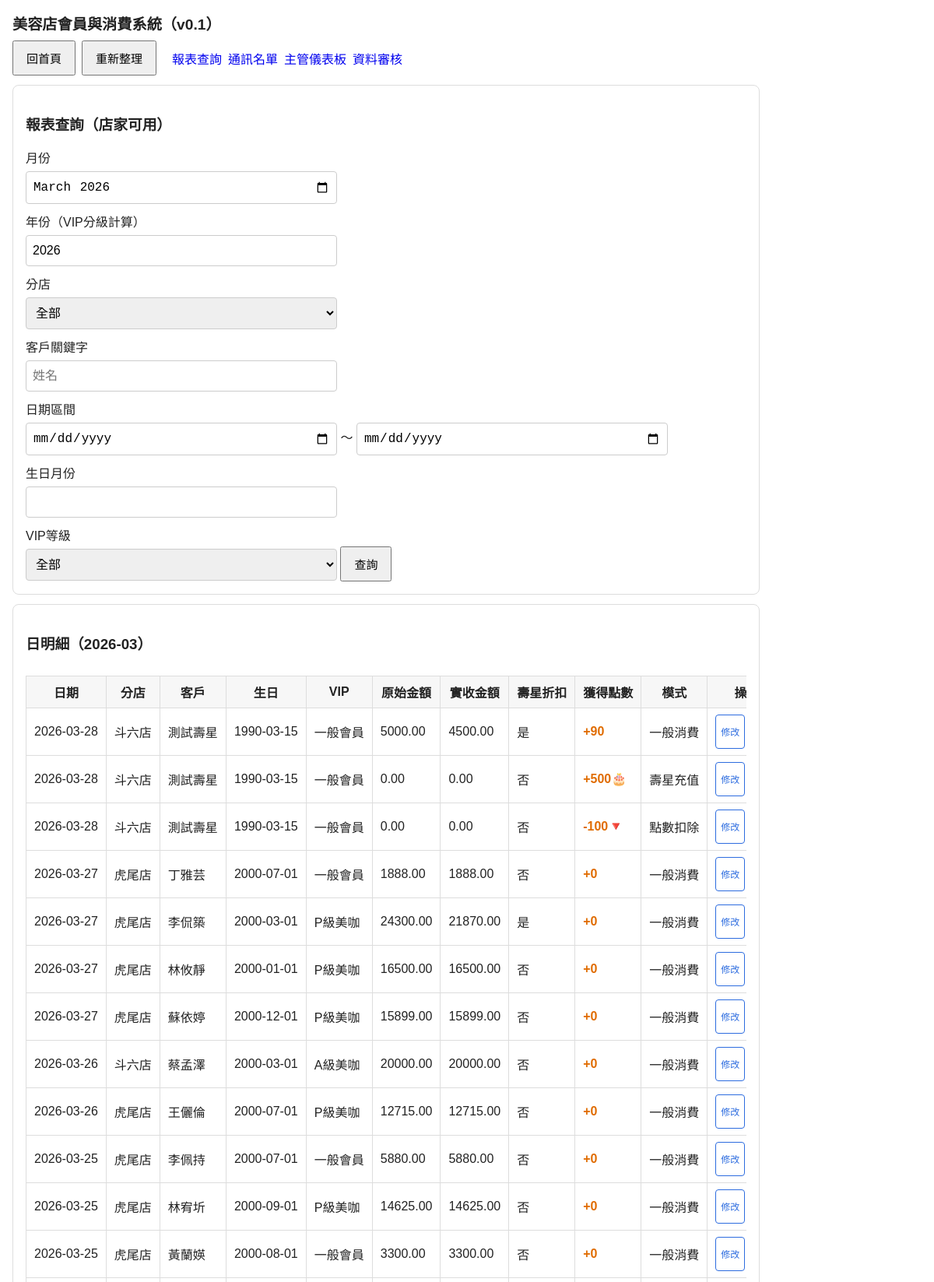
Screenshot of /report (upper part) with the database file from the repository.
### tables this page shows
CREATE TABLE transactions (
            id INTEGER PRIMARY KEY AUTOINCREMENT,
            customer_id INTEGER NOT NULL,
            store_id TEXT NOT NULL,
            txn_date TEXT NOT NULL,
            month_key TEXT NOT NULL,
            amount REAL NOT NULL,
            birthday_discount_applied INTEGER NOT NULL DEFAULT 0,
            final_amount REAL NOT NULL,
            created_at TEXT NOT NULL, cashback REAL NOT NULL DEFAULT 0, coins_earned INTEGER NOT NULL DEFAULT 0, coins_redeemed INTEGER NOT NULL DEFAULT 0, recharge_plan TEXT DEFAULT NULL, recharge_amount REAL DEFAULT NULL, entry_mode TEXT NOT NULL DEFAULT 'normal',
            FOREIGN KEY(customer_id) REFERENCES customers(id),
            FOREIGN KEY(store_id) REFERENCES stores(id)
        );

CREATE TABLE stores (
            id TEXT PRIMARY KEY,
            name TEXT NOT NULL
        );

CREATE TABLE customers (
            id INTEGER PRIMARY KEY AUTOINCREMENT,
            name TEXT NOT NULL,
            birthday TEXT NOT NULL,
            created_at TEXT NOT NULL, phone TEXT DEFAULT "", coin_balance INTEGER NOT NULL DEFAULT 0,
            UNIQUE(name, birthday)
        );

### app.py (the view)
@app.route("/report")
def report():
    db = get_db()
    month = request.args.get("month", date.today().strftime("%Y-%m"))
    year = request.args.get("year", month[:4])
    store_id = request.args.get("store_id", "").strip()
    q = request.args.get("q", "").strip()
    start_date = request.args.get("start_date", "").strip()
    end_date = request.args.get("end_date", "").strip()
    birthday_month = request.args.get("birthday_month", "").strip()
    vip_tier = request.args.get("vip_tier", "").strip()
    where = ["1=1"]
    params: list[Any] = []
    where.append("t.month_key = ?")
    params.append(month)
    if store_id:
        where.append("t.store_id = ?")
        params.append(store_id)
    if q:
        where.append("c.name LIKE ?")
        params.append(f"%{q}%")
    if start_date:
        where.append("t.txn_date >= ?")
        params.append(start_date)
    if end_date:
        where.append("t.txn_date <= ?")
        params.append(end_date)
    if birthday_month:
        where.append("substr(c.birthday,6,2) = ?")
        params.append(birthday_month.zfill(2))
    coins_earned_expr = "t.coins_earned" if has_column(db, 'transactions', 'coins_earned') else "0"
    coins_redeemed_expr = "t.coins_redeemed" if has_column(db, 'transactions', 'coins_redeemed') else "0"
    entry_mode_expr = "t.entry_mode" if has_column(db, 'transactions', 'entry_mode') else "'normal'"
    recharge_plan_expr = "t.recharge_plan" if has_column(db, 'transactions', 'recharge_plan') else "NULL"
    recharge_amount_expr = "t.recharge_amount" if has_column(db, 'transactions', 'recharge_amount') else "NULL"
    sql = f"""
        SELECT t.id, t.txn_date, t.customer_id, s.id AS store_id, s.name AS store_name,
               c.name AS customer_name, c.birthday,
               t.amount, t.final_amount, t.birthday_discount_applied,
               {coins_earned_expr} AS coins_earned,
               {coins_redeemed_expr} AS coins_redeemed,
               {entry_mode_expr} AS entry_mode,
               {recharge_plan_expr} AS recharge_plan,
               {recharge_amount_expr} AS recharge_amount
        FROM transactions t
        JOIN customers c ON c.id = t.customer_id
        JOIN stores s ON s.id = t.store_id
        WHERE {' AND '.join(where)}
        ORDER BY t.txn_date DESC, s.name ASC, c.name ASC
    """
    detail_rows_raw = db.execute(sql, params).fetchall()
    tier_map = get_customer_tier_map(db, year)
    detail_rows = []
    for r in detail_rows_raw:
        d = dict(r)
        d["vip_tier"] = tier_map.get(int(r["customer_id"]), "一般會員")
        if vip_tier and d["vip_tier"] != vip_tier:
            continue
        detail_rows.append(d)
    monthly_by_customer = db.execute(
        """
        SELECT s.name AS store_name, c.name AS customer_name, c.birthday,
               SUM(t.final_amount) AS month_total
        FROM transactions t
        JOIN customers c ON c.id = t.customer_id
        JOIN stores s ON s.id = t.store_id
        WHERE t.month_key = ?
        GROUP BY s.name, c.name, c.birthday
        ORDER BY s.name, month_total DESC
        """,
        (month,),
    ).fetchall()
    yearly_by_customer = db.execute(
        """
        SELECT s.name AS store_name, c.name AS customer_name, c.birthday,
               SUM(t.final_amount) AS year_total
        FROM transactions t
        JOIN customers c ON c.id = t.customer_id
        JOIN stores s ON s.id = t.store_id
        WHERE substr(t.txn_date,1,4) = ?
        GROUP BY s.name, c.name, c.birthday
        ORDER BY s.name, year_total DESC
        """,
        (year,),
    ).fetchall()
    stores = db.execute("SELECT id,name FROM stores ORDER BY name").fetchall()
    filters = {
        "store_id": store_id,
        "q": q,
        "start_date": start_date,
        "end_date": end_date,
        "birthday_month": birthday_month,
        "vip_tier": vip_tier,
        "year": year,
    }
    return render_template(
        "report.html",
        month=month,
        detail_rows=detail_rows,
        monthly_by_customer=monthly_by_customer,
        yearly_by_customer=yearly_by_customer,
        stores=stores,
        filters=filters,
    )

### app.py (called while the page is built)
def get_db() -> sqlite3.Connection:
    if "db" not in g:
        conn = sqlite3.connect(DB_PATH)
        conn.row_factory = sqlite3.Row
        g.db = conn
    return g.db

def _tier_name_from_totals(max_single: float, year_total: float) -> str:
    if max_single >= 30000 or year_total >= 60000:
        return "A級美咖"
    if max_single >= 12000 or year_total >= 24000:
        return "P級美咖"
    if max_single >= 8000 or year_total >= 15000:
        return "S級美咖"
    return "一般會員"

def has_column(db: sqlite3.Connection, table: str, column: str) -> bool:
    try:
        rows = db.execute(f"PRAGMA table_info({table})").fetchall()
        return any(str(r[1]) == column for r in rows)
    except Exception:
        return False

def get_customer_tier_map(db: sqlite3.Connection, year: str) -> dict[int, str]:
    rows = db.execute(
        """
        SELECT c.id AS customer_id,
               COALESCE(MAX(t.final_amount),0) AS max_single,
               COALESCE(SUM(CASE WHEN substr(t.txn_date,1,4)=? THEN t.final_amount ELSE 0 END),0) AS year_total
        FROM customers c
        LEFT JOIN transactions t ON t.customer_id = c.id
        GROUP BY c.id
        """,
        (year,),
    ).fetchall()
    return {int(r["customer_id"]): _tier_name_from_totals(float(r["max_single"] or 0), float(r["year_total"] or 0)) for r in rows}

### templates/report.html (shortened to what this page needs)
{% extends 'base.html' %}
{% block content %}
<div class="card">
  <h3>報表查詢（店家可用）</h3>
  <form method="get">
    <label>月份</label>
    <input type="month" name="month" value="{{ month }}">
    <label>年份（VIP分級計算）</label>
    <input type="text" name="year" value="{{ filters.year }}" placeholder="2026">
    <label>分店</label>
    <select name="store_id">
      <option value="">全部</option>
    </select>
    <label>客戶關鍵字</label>
    <input type="text" name="q" value="{{ filters.q }}" placeholder="姓名">
    <label>日期區間</label>
    <input type="date" name="start_date" value="{{ filters.start_date }}"> ～
    <input type="date" name="end_date" value="{{ filters.end_date }}">
    <label>生日月份</label>
    <input type="number" min="1" max="12" name="birthday_month" value="{{ filters.birthday_month }}">
    <label>VIP等級</label>
    <select name="vip_tier">
      <option value="">全部</option>
    </select>
    <button type="submit">查詢</button>
  </form>
</div>
<div class="card">
  <h3>日明細（{{ month }}）</h3>
  <div class="table-wrap"><table id="detail-table">
    <tr>
      <th>日期</th><th>分店</th><th>客戶</th><th>生日</th><th>VIP</th>
      <th>原始金額</th><th>實收金額</th><th>壽星折扣</th>
      <th>獲得點數</th><th>模式</th><th>操作</th>
    </tr>
    {% for r in detail_rows %}
    <tr id="row-{{ r.id }}">
      <td class="view-cell">{{ r.txn_date }}</td>
      <td class="view-cell">{{ r.store_name }}</td>
      <td class="view-cell">{{ r.customer_name }}</td>
      <td class="view-cell">{{ r.birthday }}</td>
      <td class="view-cell">{{ r.vip_tier }}</td>
      <td class="view-cell">{{ '%.2f'|format(r.amount) }}</td>
      <td class="view-cell">{{ '%.2f'|format(r.final_amount) }}</td>
      <td class="view-cell">{{ '是' if r.birthday_discount_applied else '否' }}</td>
      <td class="view-cell" style="color:#e06c00;font-weight:bold;">
        {% if r.entry_mode == 'birthday_recharge' %}
          +{{ r.coins_earned }}🎂
        {% elif r.entry_mode == 'coin_deduct' %}
          -{{ r.coins_redeemed }}🔻
        {% else %}
          +{{ r.coins_earned }}
        {% endif %}
      </td>
      <td class="view-cell">
        {% if r.entry_mode == 'birthday_recharge' %}壽星充值
        {% elif r.entry_mode == 'coin_deduct' %}點數扣除
        {% else %}一般消費{% endif %}
      </td>
      <td class="view-cell">
        <button type="button" onclick="startEdit({{ r.id }}, '{{ r.txn_date }}', '{{ r.store_id }}', '{{ r.customer_name|replace("'", "\\'") }}', '{{ r.birthday }}', {{ r.amount }}, {{ r.final_amount }})"
          style="border:1px solid #2d6cdf;color:#2d6cdf;background:none;border-radius:4px;padding:2px 6px;font-size:12px;cursor:pointer;">修改</button>
      </td>
    </tr>
    {% endfor %}
  </table></div>
</div>
{% endblock %}

### templates/base.html (shortened to what this page needs)
<!doctype html>
<html lang="zh-Hant">
<head>
</head>
<body>
  <h2>美容店會員與消費系統（v0.1）</h2>
  <nav>
    <a href="/" style="text-decoration: none;"><button type="button" style="cursor:pointer;">回首頁</button></a>
    <button type="button" onclick="location.reload()" style="cursor:pointer; margin-right: 12px;">重新整理</button>
    <a href="/report">報表查詢</a>
    <a href="/contacts">通訊名單</a>
    <a href="/manager">主管儀表板</a>
    <a href="/review">資料審核</a>
  </nav>
  {% block content %}{% endblock %}
</body>
</html>

### templates/base.html (style rules this page uses)
*, *::before, *::after { box-sizing: border-box; }
body { font-family: Arial, sans-serif; margin: 16px; color: #222; max-width: 960px; }
h2 { font-size: 1.2rem; margin-bottom: 8px; }
nav { display: flex; flex-wrap: wrap; gap: 8px; margin-bottom: 12px; align-items: center; }
nav a { text-decoration: none; }
nav a button, nav button { cursor: pointer; }
.card { border: 1px solid #ddd; border-radius: 8px; padding: 16px; margin: 12px 0; }
label { display: block; margin-top: 10px; }
input, select, textarea { padding: 10px 8px; margin-top: 6px; width: 100%; max-width: 400px; font-size: 16px; border: 1px solid #ccc; border-radius: 4px; }
button { padding: 10px 16px; font-size: 15px; cursor: pointer; min-height: 44px; }
.table-wrap { overflow-x: auto; -webkit-overflow-scrolling: touch; width: 100%; }
table { border-collapse: collapse; width: 100%; margin-top: 10px; min-width: 480px; }
th, td { border: 1px solid #ddd; padding: 8px 10px; white-space: nowrap; }
th { background: #f7f7f7; }

### rows the page displays
transactions: txn_date "2026-03-28", store_name "斗六店", customer_name "測試壽星", birthday "1990-03-15", vip_tier "一般會員", amount "5000.00", final_amount "4500.00", birthday_discount_applied "是", coins_earned "90", entry_mode "一般消費"
transactions: txn_date "2026-03-28", store_name "斗六店", customer_name "測試壽星", birthday "1990-03-15", vip_tier "一般會員", amount "0.00", final_amount "0.00", birthday_discount_applied "否", coins_earned "500", shows "壽星充值"
transactions: txn_date "2026-03-28", store_name "斗六店", customer_name "測試壽星", birthday "1990-03-15", vip_tier "一般會員", amount "0.00", final_amount "0.00", birthday_discount_applied "否", coins_redeemed "100", entry_mode "點數扣除"
transactions: txn_date "2026-03-27", store_name "虎尾店", customer_name "丁雅芸", birthday "2000-07-01", vip_tier "一般會員", amount "1888.00", final_amount "1888.00", birthday_discount_applied "否", coins_earned "0", entry_mode "一般消費"
transactions: txn_date "2026-03-27", store_name "虎尾店", customer_name "李侃築", birthday "2000-03-01", vip_tier "P級美咖", amount "24300.00", final_amount "21870.00", birthday_discount_applied "是", coins_earned "0", entry_mode "一般消費"
transactions: txn_date "2026-03-27", store_name "虎尾店", customer_name "林攸靜", birthday "2000-01-01", vip_tier "P級美咖", amount "16500.00", final_amount "16500.00", birthday_discount_applied "否", coins_earned "0", entry_mode "一般消費"
transactions: txn_date "2026-03-27", store_name "虎尾店", customer_name "蘇依婷", birthday "2000-12-01", vip_tier "P級美咖", amount "15899.00", final_amount "15899.00", birthday_discount_applied "否", coins_earned "0", entry_mode "一般消費"
transactions: txn_date "2026-03-26", store_name "斗六店", customer_name "蔡孟澤", birthday "2000-03-01", vip_tier "A級美咖", amount "20000.00", final_amount "20000.00", birthday_discount_applied "否", coins_earned "0", entry_mode "一般消費"
transactions: txn_date "2026-03-26", store_name "虎尾店", customer_name "王儷倫", birthday "2000-07-01", vip_tier "P級美咖", amount "12715.00", final_amount "12715.00", birthday_discount_applied "否", coins_earned "0", entry_mode "一般消費"
transactions: txn_date "2026-03-25", store_name "虎尾店", customer_name "李佩持", birthday "2000-07-01", vip_tier "一般會員", amount "5880.00", final_amount "5880.00", birthday_discount_applied "否", coins_earned "0", entry_mode "一般消費"
transactions: txn_date "2026-03-25", store_name "虎尾店", customer_name "林宥圻", birthday "2000-09-01", vip_tier "P級美咖", amount "14625.00", final_amount "14625.00", birthday_discount_applied "否", coins_earned "0", entry_mode "一般消費"
transactions: txn_date "2026-03-25", store_name "虎尾店", customer_name "黃蘭媖", birthday "2000-08-01", vip_tier "一般會員", amount "3300.00", final_amount "3300.00", birthday_discount_applied "否", coins_earned "0", entry_mode "一般消費"

### other values shown
{{ month }} "2026-03"
